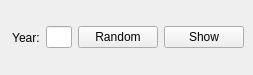
<?xml version="1.0" encoding="UTF-8"?>
<ui version="4.0">
 <class>MainWindow</class>
 <widget class="QMainWindow" name="MainWindow">
  <property name="geometry">
   <rect>
    <x>0</x>
    <y>0</y>
    <width>253</width>
    <height>75</height>
   </rect>
  </property>
  <property name="minimumSize">
   <size>
    <width>253</width>
    <height>75</height>
   </size>
  </property>
  <property name="maximumSize">
   <size>
    <width>253</width>
    <height>75</height>
   </size>
  </property>
  <property name="windowTitle">
   <string>Calendar</string>
  </property>
  <property name="windowIcon">
   <iconset>
    <normaloff>../../Downloads/piginspi3.png</normaloff>../../Downloads/piginspi3.png</iconset>
  </property>
  <property name="autoFillBackground">
   <bool>false</bool>
  </property>
  <widget class="QWidget" name="centralwidget">
   <layout class="QHBoxLayout" name="horizontalLayout">
    <item>
     <widget class="QLabel" name="label">
      <property name="text">
       <string> Year:</string>
      </property>
     </widget>
    </item>
    <item>
     <widget class="QLineEdit" name="Field"/>
    </item>
    <item>
     <widget class="QPushButton" name="Random">
      <property name="text">
       <string>Random</string>
      </property>
     </widget>
    </item>
    <item>
     <widget class="QPushButton" name="Show">
      <property name="text">
       <string>Show</string>
      </property>
     </widget>
    </item>
   </layout>
  </widget>
 </widget>
 <resources/>
 <connections/>
</ui>
